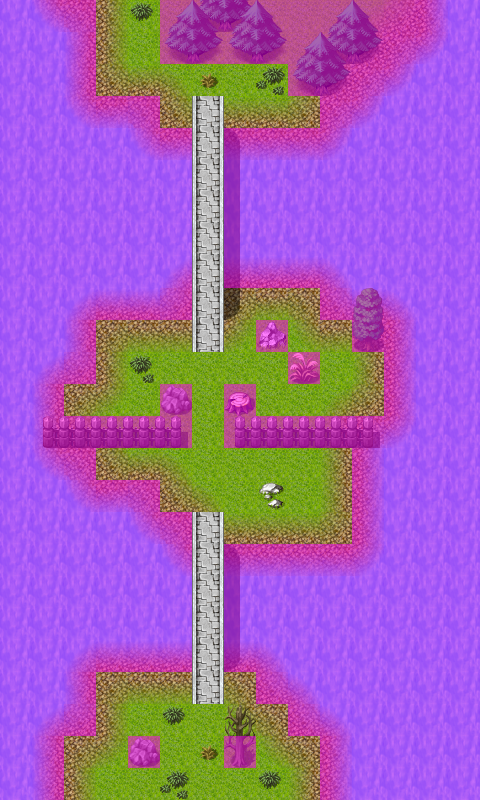

The image is a tile-based game level rendered from a .tmx file. Its description and source (layers, tilesets, objects; grid data summarised) follow:
An orthogonal 15x25 tile map with 32x32 px tiles, 4 tile layers (Ground, Objects, Above, Walkable), 13 tilesets and 4 objects (2x mapchange, 2x spawn).

<map version="1.0" orientation="orthogonal" width="15" height="25" tilewidth="32" tileheight="32">
    <properties>
        <property name="outdoors" value="1" />
    </properties>
    <tileset firstgid="1" name="map_0" tilewidth="32" tileheight="32">
        <image source="../drawable/map_0.png" />
    </tileset>
    <tileset firstgid="65" name="map_6" tilewidth="32" tileheight="32">
        <image source="../drawable/map_6.png" />
    </tileset>
    <tileset firstgid="129" name="map_4" tilewidth="32" tileheight="32">
        <image source="../drawable/map_4.png" />
    </tileset>
    <tileset firstgid="193" name="map_1" tilewidth="32" tileheight="32">
        <image source="../drawable/map_1.png" />
    </tileset>
    <tileset firstgid="257" name="map_5" tilewidth="32" tileheight="32">
        <image source="../drawable/map_5.png" />
    </tileset>
    <tileset firstgid="321" name="map_7" tilewidth="32" tileheight="32">
        <image source="../drawable/map_7.png" />
    </tileset>
    <tileset firstgid="385" name="map_8" tilewidth="32" tileheight="32">
        <image source="../drawable/map_8.png" />
    </tileset>
    <tileset firstgid="449" name="map_9" tilewidth="32" tileheight="32">
        <image source="../drawable/map_9.png" />
    </tileset>
    <tileset firstgid="513" name="map_3" tilewidth="32" tileheight="32">
        <image source="../drawable/map_3.png" />
    </tileset>
    <tileset firstgid="577" name="map_27" tilewidth="32" tileheight="32">
        <image source="../drawable/map_27.png" />
    </tileset>
    <tileset firstgid="641" name="map_19" tilewidth="32" tileheight="32">
        <image source="../drawable/map_19.png" />
    </tileset>
    <tileset firstgid="705" name="map_2" tilewidth="32" tileheight="32">
        <image source="../drawable/map_2.png" />
    </tileset>
    <tileset firstgid="769" name="map_20" tilewidth="32" tileheight="32">
        <image source="../drawable/map_20.png" />
    </tileset>
    <layer name="Ground" width="15" height="25">
        <data>[375 cells, 375 non-empty, 3 distinct tile ids]</data>
    </layer>
    <layer name="Objects" width="15" height="25">
        <data>[375 cells, 162 non-empty, 31 distinct tile ids]</data>
    </layer>
    <layer name="Above" width="15" height="25">
        <data>[375 cells, 24 non-empty, 14 distinct tile ids]</data>
    </layer>
    <layer name="Walkable" width="15" height="25">
        <data>[375 cells, 279 non-empty, 1 distinct tile ids]</data>
    </layer>
    <objectgroup name="Mapevents">
        <object name="north" type="mapchange" x="96" y="0" width="64" height="32">
            <properties>
                <property name="map" value="mountainlake13" />
                <property name="place" value="south" />
            </properties>
        </object>
        <object name="south" type="mapchange" x="64" y="768" width="256" height="32">
            <properties>
                <property name="map" value="remgard0" />
                <property name="place" value="north" />
            </properties>
        </object>
    </objectgroup>
    <objectgroup name="Spawn">
        <object name="mwolf_1" type="spawn" x="96" y="64" width="224" height="64">
            <properties>
                <property name="spawngroup" value="mwolf_1" />
            </properties>
        </object>
        <object name="remgard_bridge" type="spawn" x="192" y="416" width="32" height="32">
            <properties>
                <property name="spawngroup" value="remgard_bridge" />
            </properties>
        </object>
    </objectgroup>
    <objectgroup name="Keys" />
</map>
